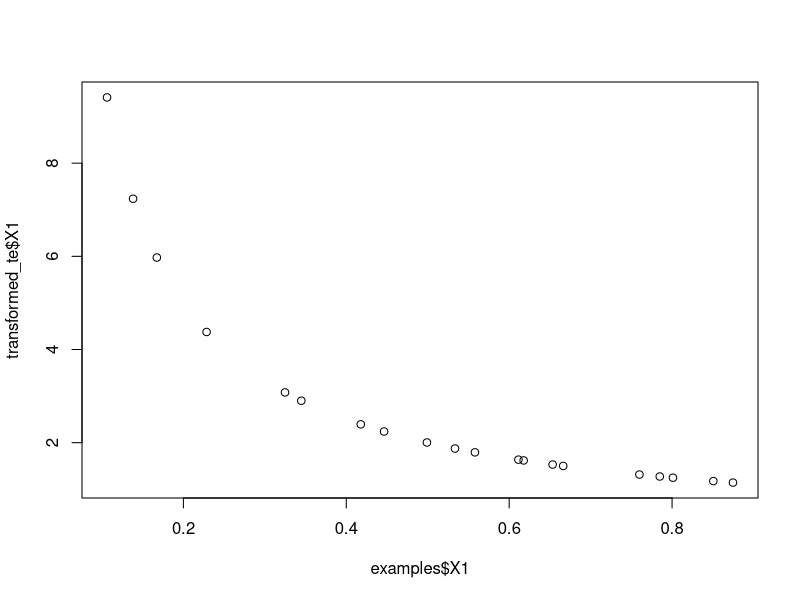

The R source for this figure:
library(recipes)


### Name: step_inverse
### Title: Inverse Transformation
### Aliases: step_inverse tidy.step_inverse
### Keywords: datagen

### ** Examples

set.seed(313)
examples <- matrix(runif(40), ncol = 2)
examples <- data.frame(examples)

rec <- recipe(~ X1 + X2, data = examples)

inverse_trans <- rec  %>%
  step_inverse(all_predictors())

inverse_obj <- prep(inverse_trans, training = examples)

transformed_te <- bake(inverse_obj, examples)
plot(examples$X1, transformed_te$X1)

tidy(inverse_trans, number = 1)
tidy(inverse_obj, number = 1)
